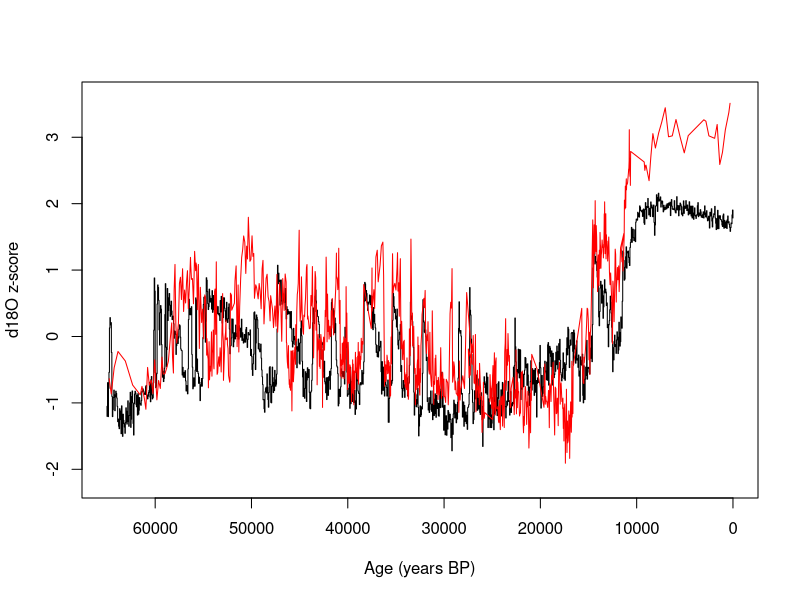
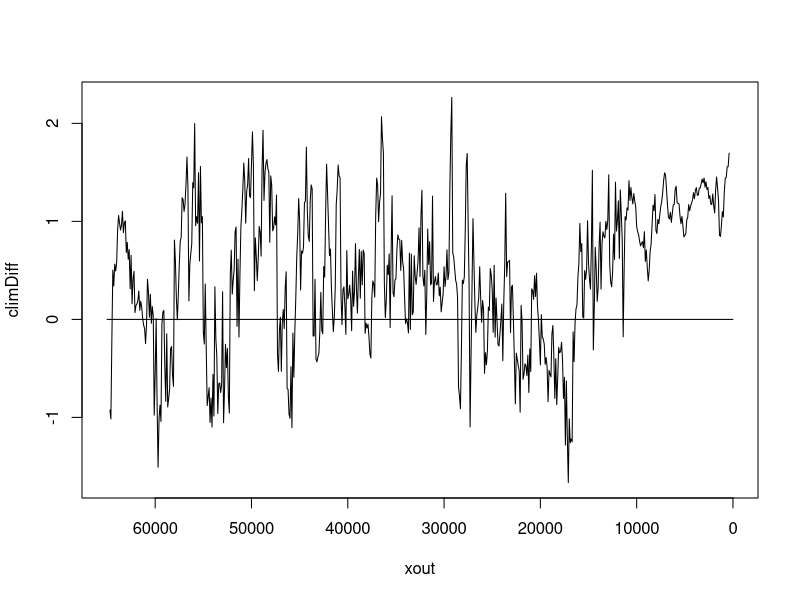
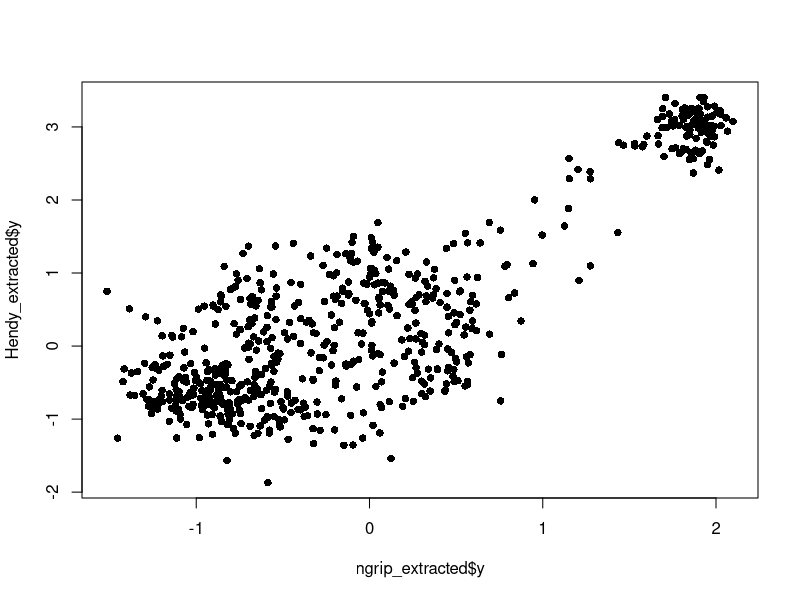

Source code (R) for these figures, in order:
# compare Hendy and ngrip records

hendy<- read.delim("data/raw/climate/hendy2002data.txt")
ngrip<- read.delim("data/raw/climate/ngrip.txt")

# clean data

#ngrip dates are "before 2000", so need to subtract 50 years
ngrip$Age <- ngrip$Age-50
ngrip <- ngrip[-which(ngrip$Age>65000),]
ngrip <- ngrip[-which(ngrip$Age<0),]

# some NAs in hendy d18O
hendy <- hendy[-which(is.na(hendy$pach.d18O)),]

ageOlder <- 65000
ageYounger <- 0

# calculate anomalies for plotting
ngrip_z <- (ngrip$d18O - mean(ngrip$d18O)) / sd(ngrip$d18O)
hendy_z <- (hendy$pach.d18O - mean(hendy$pach.d18O)) / sd(hendy$pach.d18O)
hendy_z <- -hendy_z #get it on same direction as ngrip


plot(ngrip$Age, ngrip_z, type="l", col="black", lty=1, xlim=c(65000,0), ylim=c(-2.2, 3.6), xlab="Age (years BP)", ylab="d18O z-score")
lines(hendy$HendyAge, hendy_z, type="l", col="red")

#calculate anomaly between two records
xout <- seq(65000, 0, by=-100)
Hendy_extracted <- approx(x=hendy$HendyAge, y=hendy_z, method="linear", xout=xout)
ngrip_extracted <- approx(x=ngrip$Age, y=ngrip_z, method="linear", xout=xout)
climDiff <- Hendy_extracted$y - ngrip_extracted$y

plot(climDiff ~ xout, type="l", col="black", lty=1, xlim=c(65000,0))
segments(65000, 0, 0,0)

plot(Hendy_extracted$y~ngrip_extracted$y, pch=16)
